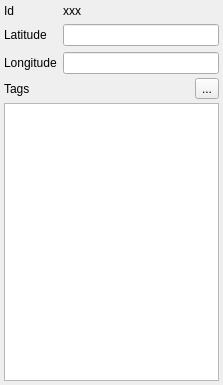
<ui version="4.0" >
 <class>TrackPointProperties</class>
 <widget class="QWidget" name="TrackPointProperties" >
  <property name="geometry" >
   <rect>
    <x>0</x>
    <y>0</y>
    <width>223</width>
    <height>385</height>
   </rect>
  </property>
  <property name="windowTitle" >
   <string>Trackpoint</string>
  </property>
  <layout class="QVBoxLayout" >
   <property name="spacing" >
    <number>4</number>
   </property>
   <property name="margin" >
    <number>4</number>
   </property>
   <item>
    <layout class="QGridLayout" name="mainLayout" >
     <property name="margin" >
      <number>0</number>
     </property>
     <property name="spacing" >
      <number>6</number>
     </property>
     <item row="1" column="0" >
      <widget class="QLabel" name="label_3" >
       <property name="text" >
        <string>Latitude</string>
       </property>
      </widget>
     </item>
     <item row="1" column="1" >
      <widget class="QLineEdit" name="Latitude" />
     </item>
     <item row="2" column="0" >
      <widget class="QLabel" name="label_4" >
       <property name="text" >
        <string>Longitude</string>
       </property>
      </widget>
     </item>
     <item row="0" column="0" >
      <widget class="QLabel" name="label" >
       <property name="text" >
        <string>Id</string>
       </property>
      </widget>
     </item>
     <item row="0" column="1" >
      <widget class="QLabel" name="Id" >
       <property name="text" >
        <string>xxx</string>
       </property>
      </widget>
     </item>
     <item row="2" column="1" >
      <widget class="QLineEdit" name="Longitude" />
     </item>
    </layout>
   </item>
   <item>
    <layout class="QVBoxLayout" name="variableLayout" />
   </item>
   <item>
    <layout class="QHBoxLayout" >
     <property name="spacing" >
      <number>6</number>
     </property>
     <property name="margin" >
      <number>0</number>
     </property>
     <item>
      <widget class="QLabel" name="label_2" >
       <property name="text" >
        <string>Tags</string>
       </property>
      </widget>
     </item>
     <item>
      <spacer>
       <property name="orientation" >
        <enum>Qt::Horizontal</enum>
       </property>
       <property name="sizeHint" stdset="0" >
        <size>
         <width>40</width>
         <height>20</height>
        </size>
       </property>
      </spacer>
     </item>
     <item>
      <widget class="QToolButton" name="RemoveTagButton" >
       <property name="text" >
        <string>...</string>
       </property>
       <property name="icon" >
        <iconset resource="Icons/AllIcons.qrc" >
         <normaloff>:/Icons/small-remove.xpm</normaloff>:/Icons/small-remove.xpm</iconset>
       </property>
      </widget>
     </item>
    </layout>
   </item>
   <item>
    <widget class="QTableView" name="TagView" >
     <property name="tabKeyNavigation" >
      <bool>false</bool>
     </property>
    </widget>
   </item>
  </layout>
 </widget>
 <resources>
  <include location="Icons/AllIcons.qrc" />
 </resources>
 <connections/>
</ui>
